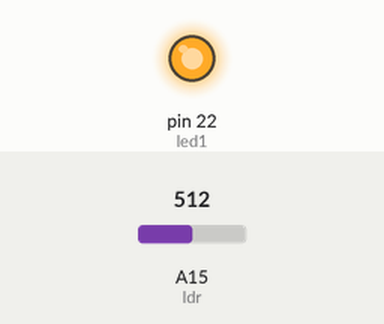
A sketch run on a simulated Arduino Mega 2560, built with avr-gcc and run on an emulated ATmega2560. Parts: output pins drawn as LEDs (lit = HIGH). The inputs (shaded band) are chosen by the test bench; at power-on: A15 (ldr) = 512. What the sketch prints to the serial monitor is not drawn.

Above: at 1.2 s.
1.3 s: A15 (ldr) set to 412
4.2 s: A15 (ldr) set to 382
At 7.0 s:
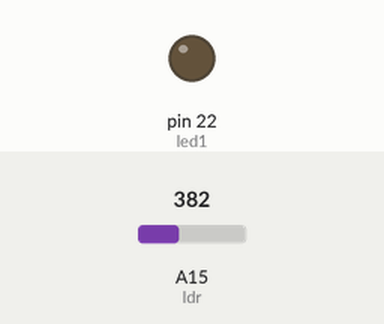
7.5 s: A15 (ldr) set to 410
At 9.3 s:
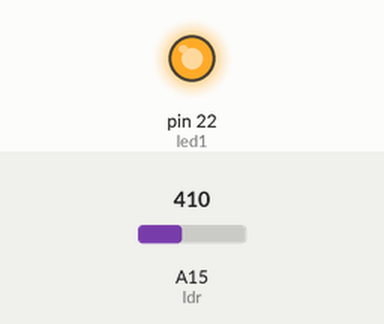
10.5 s: A15 (ldr) set to 390
At 12.8 s:
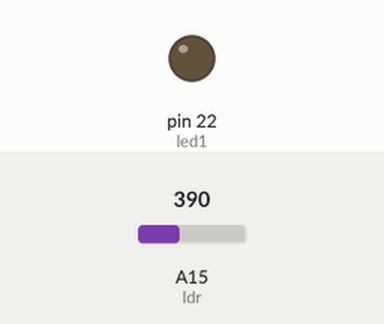
Timing chart, 0 to 14.3 s (numbered marks = the images above; inputs shaded):
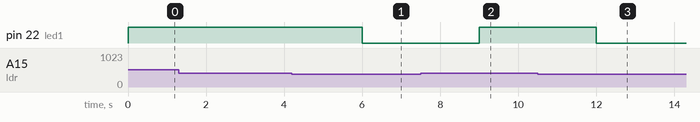

The sketch:

Automatic_StreetLight.ino
```cpp
int ldr=A15;                                                                //initalize ldr pin number
int led1=22;                                                               //initalize led1 pin number
void setup()
{
Serial.begin(9600);                                                  //initalize for serial communication
pinMode(led1,OUTPUT);                                        //initalize led1 pin as a output
digitalWrite(led1,HIGH);//led off
}
void loop()
{
ldr=analogRead(A15);                                                     //read analog value of ldr
char ch=Serial.read();                                                     //read incoming data in char
Serial.print(ldr);
delay(1000);
if(ldr<400)                                                                       //initalize ldr value is less then 100
{
Serial.println(ldr);                                                           //ldr value print in serial monitor
digitalWrite(led1,LOW);                                                 //led on
}
else
{
digitalWrite(led1,HIGH);                                                 //led off
}
}
```

Measured:
- the behaviour switches between 400 and 399 on A15 (ldr) (found by bisection; images 0 and 1)
- after the input at 1.3 s, every drawn part: stays the same
- after the input at 4.2 s, pin 22 (led1): HIGH → LOW after 1.8 s
- after the input at 7.5 s, pin 22 (led1): LOW → HIGH after 1.5 s
- after the input at 10.5 s, pin 22 (led1): HIGH → LOW after 1.5 s
